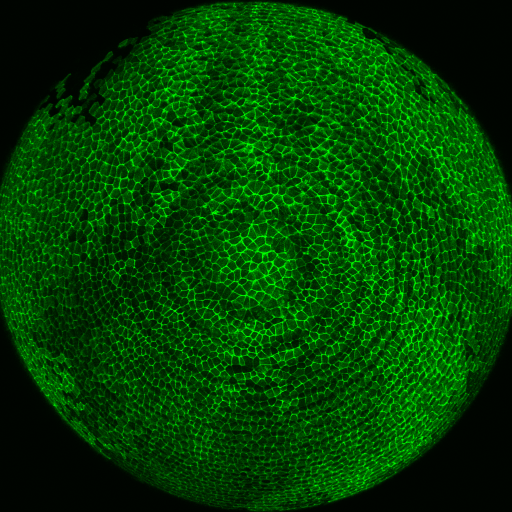
#> input picture data/example_infer/example_infer.png, 1024 x 1024 px (shown at 1/2 size)
$ python -i processing.py   (imports and definitions only)
#> lines starting #> are read from the running program, lines starting #| are printed output that depends on the picture
import numpy as np
import cv2


# make sure im is only 0 and 255
def clean_im(im):
    im = im * 255
    im[im != 255] = 0
    return im


def postprocessing(im, thre_discard, wid_dilate):
    # discard <= thre_discard
    im = discard(im, thre_discard)
    # dilate wid_dilate
    im = dilate_im(im, wid_dilate)
    # erode wid_dilate
    im = erode_im(im, wid_dilate)
    # watershed
    im = watershed_im(im)
    return im


# discard isolated area under threshold
def discard(im, threshold):
    im = np.uint8(im)
    _, im_label, stats, _ = cv2.connectedComponentsWithStats(im, connectivity=4)

    mask = np.isin(im_label, np.where(stats[:, cv2.CC_STAT_AREA] <= threshold)[0])
    im[mask] = 0

    return im


# dilate width px
def dilate_im(im, width):
    neibor8 = np.ones((2 * width + 1, 2 * width + 1), np.uint8)
    im = cv2.dilate(im, neibor8, iterations=1)
    return im


# erode width px
def erode_im(im, width):
    neibor8 = np.ones((2 * width + 1, 2 * width + 1), np.uint8)
    im = cv2.erode(im, neibor8, iterations=1)
    return im


# extract lines
def watershed_im(im):
    im = np.asarray(im, np.uint8)
    im_dist = cv2.distanceTransform(im, cv2.DIST_L2, 5)
    im_dist = im_dist.reshape((im_dist.shape[0], im_dist.shape[1], -1))
    im_wsd = np.tile(im_dist, (1, 1, 3))
    im_wsd = np.asarray(im_wsd, np.uint8)
    im = 1 - im
    _, markers = cv2.connectedComponents(im)
    im_wsd = cv2.watershed(im_wsd, markers)
    im_wsd[0, :], im_wsd[-1, :], im_wsd[:, 0], im_wsd[:, -1] = 1, 1, 1, 1
    im_wsd = (im_wsd == -1)
    im_wsd = np.asarray(im_wsd, np.uint8)

    # fill 1px
    im_wsd = 1 - im_wsd
    _, im_label, stats, _ = cv2.connectedComponentsWithStats(
        im_wsd, connectivity=4)
    mask = np.isin(im_label, np.where(stats[:, cv2.CC_STAT_AREA] <= 1)[0])
    im_wsd = 1 - im_wsd
    im_wsd[mask] = 1

    return im_wsd

>>> import cv2
>>> picture = cv2.imread('../../data/example_infer/example_infer.png', cv2.IMREAD_GRAYSCALE)
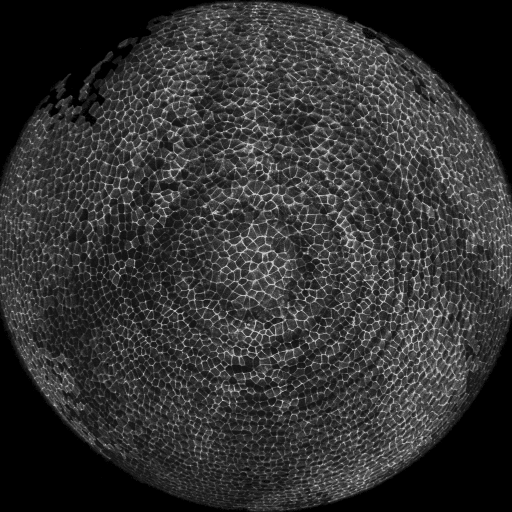
#> picture: shape (1024, 1024) (shown at 1/2 size); min 0, max 200, mean 50.2
>>> result = watershed_im(picture)
#> in watershed_im, `im_dist = cv2.distanceTransform(im, cv2.DIST_L2, 5)`:
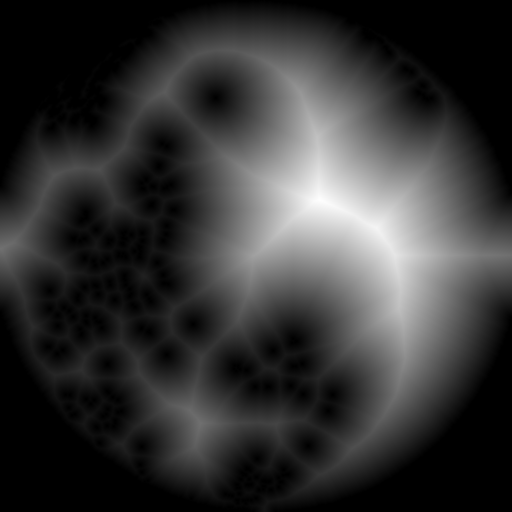
#> im_dist: shape (1024, 1024) float32 (shown at 1/2 size); min 0, max 288.4, mean 60.1; drawn with min black and max white
#> in watershed_im, `im_wsd = np.asarray(im_wsd, np.uint8)`:
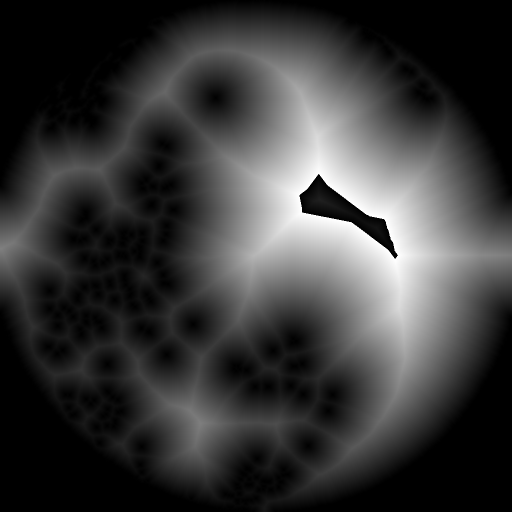
#> im_wsd: shape (1024, 1024, 3) (shown at 1/2 size); min 0, max 255, mean 57.5
#> in watershed_im, `im = 1 - im`:
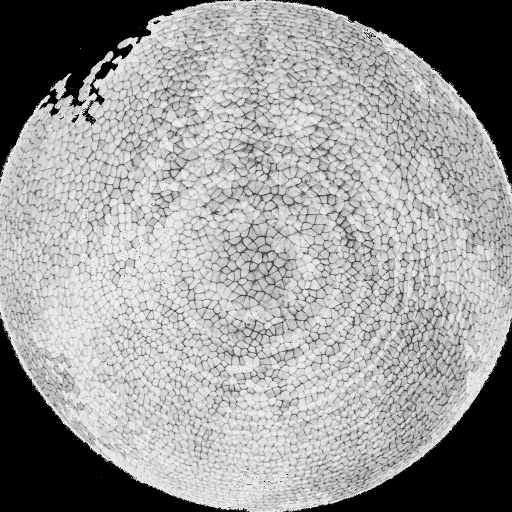
#> im: shape (1024, 1024) (shown at 1/2 size); min 1, max 236, mean 153.7
#> in watershed_im, `_, markers = cv2.connectedComponents(im)`: markers: shape (1024, 1024) int32; every value is 1
#> in watershed_im, `im_wsd = cv2.watershed(im_wsd, markers)`:
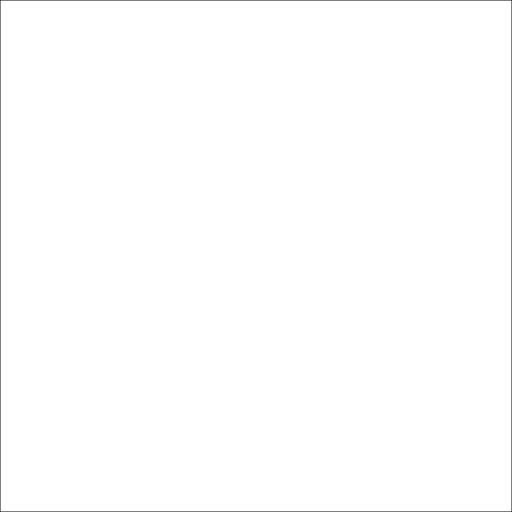
#> im_wsd: shape (1024, 1024) int32 (shown at 1/2 size); values -1 (black) and 1 (white), 99.6% white; black in thin lines or dots
#> in watershed_im, `im_wsd = (im_wsd == -1)`: im_wsd: shape (1024, 1024) bool; every value is 0
#> in watershed_im, `im_wsd = 1 - im_wsd`: im_wsd: shape (1024, 1024); every value is 1
#> in watershed_im, `_, im_label, stats, _ = cv2.connectedComponentsWithStats( im_wsd, conn..`: stats = [[-1, 2147483647, 0, 0, 0], [0, 0, 1024, 1024, 1048576]]
